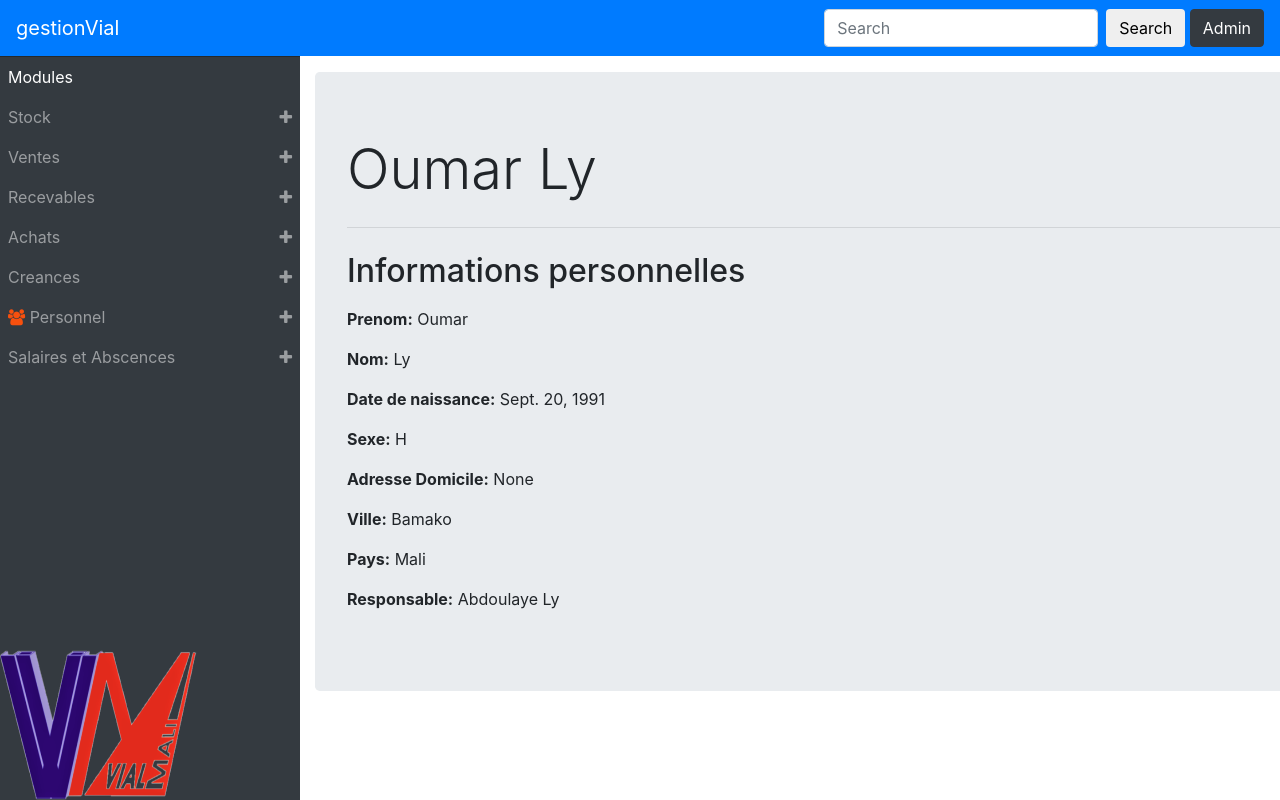
The app's page /gestionPersonnel/details_employe/5c8beb08-1f1d-45e8-96e8-50a999d22fe1 with its own data.
### gestionPersonnel/models.py (models this page shows, shortened)
class Employe(models.Model):
    numeroEmploye = models.UUIDField(primary_key = True, default=uuid.uuid4,editable=False)
    prenom = models.CharField(max_length=50)
    nom = models.CharField(max_length=50)
    dateNaissance = models.DateField(blank=False,null=False)
    sexe = models.CharField(max_length=1,blank=False,null=False,choices=(('H','HOMME'),('F','FEMME')))
    adresseDom = models.CharField(max_length=100,blank=True,null=True)
    ville = models.CharField(max_length=50,blank=True,null=True,default='Bamako')
    pays = models.CharField(max_length=50,blank=True,null=True,default='Mali')
    responsable = models.ForeignKey('self',null=True,blank=True,on_delete=models.RESTRICT)
    dateAjout = models.DateTimeField(default=timezone.now())
    def __str__(self):
        return (self.prenom+" "+self.nom)

### gestionPersonnel/views.py (the view)
# urls.py: re_path(r"^details_employe/(?P<pk>[a-f0-9]{8}-?[a-f0-9]{4}-?4[a-f0-9]{3}-?[89ab][a-f0-9]{3}-?[a-f0-9]{12})",views.EmployeDetailView.as_view(),name='details'),
class EmployeDetailView(DetailView):
    context_object_name = 'employes'
    model = models.Employe
    def get_context_data(self, **kwargs):
        context = super().get_context_data(**kwargs)
        return context

### templates/gestionPersonnel/employe_detail.html (shortened to what this page needs)
{% extends 'acceuil/base.html' %}
{% block pagecontent %}
<div class="jumbotron">
    <h1 class="display-4">{{ employes.prenom }} {{ employes.nom }}</b></h1>
    <hr class="my-4">
    <h2>Informations personnelles</h2>
    <p><b>Prenom:</b> {{ employes.prenom }}</p>
    <p><b>Nom:</b> {{ employes.nom }}</p>
    <p><b>Date de naissance:</b> {{ employes.dateNaissance }}</p>
    <p><b>Sexe:</b> {{ employes.sexe }}</p>
    <p><b>Adresse Domicile:</b> {{ employes.adresseDom }}</p>
    <p><b>Ville:</b> {{ employes.ville }}</p>
    <p><b>Pays:</b> {{ employes.pays }}</p>
    <p><b>Responsable:</b> {{ employes.responsable }}</p>
</div>
{% endblock %}

### static/acceuil/css/base.css (style rules this page uses)
html { position: relative; min-height: 100%; }
body { padding-top: 4.5rem; margin-bottom: 4.5rem; }

### records on screen
Employe: prenom "Oumar", nom "Ly", dateNaissance "Sept. 20, 1991", sexe "H", adresseDom "None", ville "Bamako", pays "Mali", responsable "Abdoulaye Ly"
